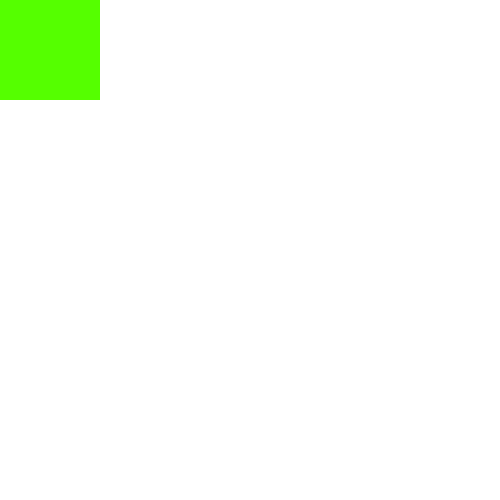
Frame 1 (no input)
Frame 60 (no input): identical to frame 1, image omitted
Frame 120 (the mouse pressed at the canvas centre since frame 60): identical to frame 1, image omitted

The p5.js sketch that drew this single still picture (run headless with seeded random() and noise() and a simulated clock; from frame 60 on, the mouse is pressed at the canvas centre):

// p5.js sketch
// ── sketch.js
'use strict';

// Declaring the tile width and height
var tileX = 5;
var tileY = 5;

// Setting up the canvas size and colour mode
function setup() {
    createCanvas(500, 500);
    colorMode(HSB, 360, 100, 100);
    noStroke();
}

function draw() {
    //Draw a green rectangle on the screen using tileX and tileY
    fill(100, 100, 100);
    rect(0, 0, width / tileX, width / tileY);
}
